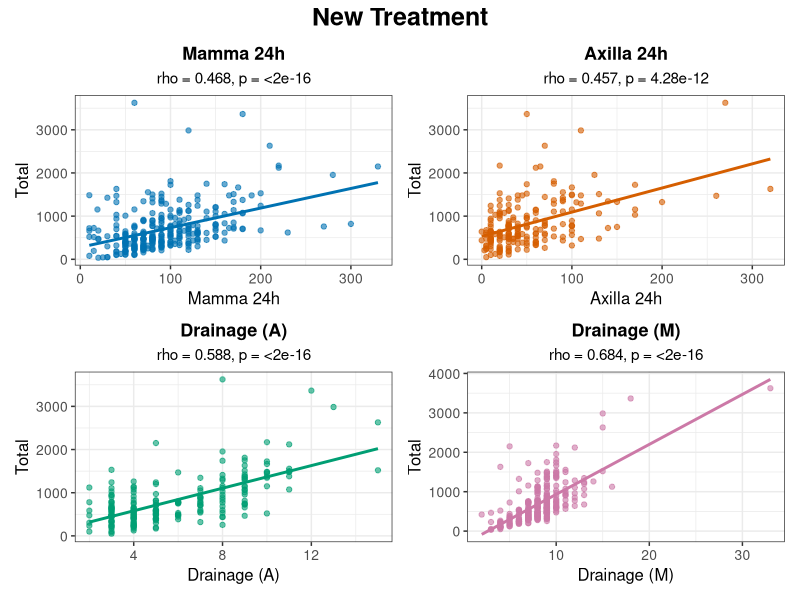

R code for this plot:
# Load required libraries
library(readr)
library(ggplot2)
library(patchwork)

# Read the CSV file
data <- read.csv2("Test.csv")

# Trim whitespace from column names
colnames(data) <- trimws(colnames(data))

# Convert variables to numeric if needed
num_vars <- c("Total", "Mamma.24h", "Axilla.24h", "Drainage..A.", "Drainage...M.")
for (v in num_vars) {
  if (!is.numeric(data[[v]])) {
    data[[v]] <- as.numeric(as.character(data[[v]]))
  }
}

# List of variable names and pretty labels
vars <- list(
  "Mamma 24h" = "Mamma.24h",
  "Axilla 24h" = "Axilla.24h",
  "Drainage (A)" = "Drainage..A.",
  "Drainage (M)" = "Drainage...M."
)

# Prepare results table
results <- data.frame(
  y_Axis = character(),
  x_Axis = character(),
  Test = character(),
  P_value = character(),
  Correlation_Coefficient = character(),
  stringsAsFactors = FALSE
)

for (label in names(vars)) {
  var <- vars[[label]]
  test <- cor.test(data$Total, data[[var]], method = "spearman")
  results <- rbind(results, data.frame(
    y_Axis = "Total",
    x_Axis = label,
    Test = "Spearman",
    P_value = format.pval(test$p.value, digits = 3),
    Correlation_Coefficient = round(test$estimate, 3),
    stringsAsFactors = FALSE
  ))
}

# Print results as a table
print(results, row.names = FALSE)

# Plot function
make_plot <- function(x, y, xlab, color, label) {
  ggplot(data, aes_string(x = x, y = y)) +
    geom_point(color = color, alpha = 0.6) +
    geom_smooth(method = "lm", color = color, se = FALSE) +
    labs(title = xlab, subtitle = label, x = xlab, y = "Total") +
    theme_bw() +
    theme(plot.title = element_text(hjust = 0.5, size = 13, face = "bold"),
          plot.subtitle = element_text(hjust = 0.5, size = 11),
          axis.title = element_text(size = 12),
          axis.text = element_text(size = 10))
}

# Colors for each plot
plot_colors <- c("#0072B2", "#D55E00", "#009E73", "#CC79A7")

# Create plots
plots <- list()
i <- 1
for (label in names(vars)) {
  var <- vars[[label]]
  test <- cor.test(data$Total, data[[var]], method = "spearman")
  subtitle <- paste0("rho = ", round(test$estimate, 3), ", p = ", format.pval(test$p.value, digits = 3))
  plots[[label]] <- make_plot(var, "Total", label, plot_colors[i], subtitle)
  i <- i + 1
}

# Combine plots in 2x2 grid with patchwork
combined <- (plots[[1]] | plots[[2]]) / (plots[[3]] | plots[[4]]) +
  plot_annotation(title = "New Treatment",
                  theme = theme(plot.title = element_text(size = 18, face = "bold", hjust = 0.5)))

ggsave("Karl/new_treatment_total_spearman.png", combined, width = 16, height = 12, dpi = 300) 